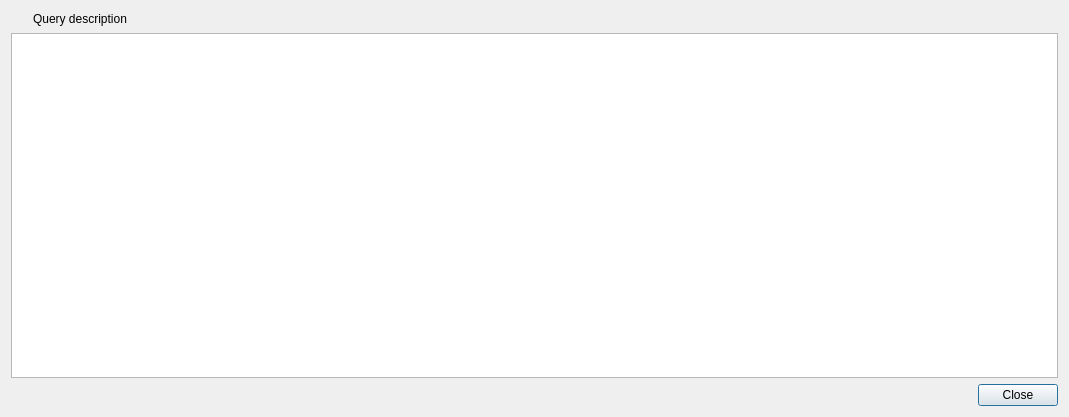
<?xml version="1.0" encoding="UTF-8"?>
<ui version="4.0">
 <class>QueryPathsDialog</class>
 <widget class="QDialog" name="QueryPathsDialog">
  <property name="geometry">
   <rect>
    <x>0</x>
    <y>0</y>
    <width>1069</width>
    <height>417</height>
   </rect>
  </property>
  <property name="windowTitle">
   <string>Query paths</string>
  </property>
  <layout class="QGridLayout" name="gridLayout">
   <item row="0" column="1">
    <widget class="QLabel" name="queryLabel">
     <property name="text">
      <string>Query description</string>
     </property>
     <property name="wordWrap">
      <bool>true</bool>
     </property>
    </widget>
   </item>
   <item row="0" column="0">
    <widget class="InfoTextWidget" name="queryPathsInfoText" native="true">
     <property name="sizePolicy">
      <sizepolicy hsizetype="Fixed" vsizetype="Fixed">
       <horstretch>0</horstretch>
       <verstretch>0</verstretch>
      </sizepolicy>
     </property>
     <property name="minimumSize">
      <size>
       <width>16</width>
       <height>16</height>
      </size>
     </property>
     <property name="toolTip">
      <string>&lt;html&gt;&lt;head/&gt;&lt;body&gt;&lt;p&gt;This table shows information about the possible paths through the graph which represent the query. These paths can be either simple (residing within a single node) or complex (spanning multiple nodes). The columns in the table are as follows: &lt;br/&gt;&lt;br/&gt;&lt;span style=&quot; font-weight:700;&quot;&gt;Path&lt;/span&gt;: This is the query path through the graph, as written in Pathfinder's path notation. The nodes in the path are separated by commas. The start position in the first node is shown in parentheses at the beginning of the path. The end position in the last node is shown in parentheses at the end of the path. &lt;br/&gt;&lt;br/&gt;&lt;span style=&quot; font-weight:700;&quot;&gt;Length&lt;/span&gt;: This is the path length. It is shown in base pairs, whether the query is a nucleotide query or a protein query. &lt;br/&gt;&lt;br/&gt;&lt;span style=&quot; font-weight:700;&quot;&gt;Query covered by path&lt;/span&gt;: This is the fraction of the query which is covered by the path. It is calculated by taking 100% and subtracting the fraction of the query which is not captured by the start and the fraction of the query which is not captured by the end. &lt;br/&gt;&lt;br/&gt;&lt;span style=&quot; font-weight:700;&quot;&gt;Query covered by hits&lt;/span&gt;: This is the fraction of the query which is covered by the hits in this path. Since a path may contain nodes or parts of nodes which are not covered by hits, this value will be less than or equal to the 'Query covered by path' value. &lt;br/&gt;&lt;br/&gt;&lt;span style=&quot; font-weight:700;&quot;&gt;Mean hit identity&lt;/span&gt;: This is the mean of the percent identity for the hits in this path, weighted by the hits' lengths. &lt;br/&gt;&lt;br/&gt;&lt;span style=&quot; font-weight:700;&quot;&gt;Total hit mismatches&lt;/span&gt;: This is the sum of the mismatches for the hits in this path. &lt;br/&gt;&lt;br/&gt;&lt;span style=&quot; font-weight:700;&quot;&gt;Total hit gap opens&lt;/span&gt;: This is the sum of the gap opens for the hits in this path. &lt;br/&gt;&lt;br/&gt;&lt;span style=&quot; font-weight:700;&quot;&gt;Relative length&lt;/span&gt;: This is the length of the path compared to the length for the relevant fraction of the query. A value over 100% indicates that the path is too long; a value under 100% value indicates that the path is too short. &lt;br/&gt;&lt;br/&gt;&lt;span style=&quot; font-weight:700;&quot;&gt;Length discrepancy&lt;/span&gt;: This is the difference in the path length and the length for the relevant fraction of the query. A positive value indicates that the path is too long; a negative value indicates that the path is too short. &lt;br/&gt;&lt;br/&gt;&lt;span style=&quot; font-weight:700;&quot;&gt;E-value product&lt;/span&gt;: This is the product of the e-values for the hits in this path. &lt;/p&gt;&lt;/body&gt;&lt;/html&gt;</string>
     </property>
    </widget>
   </item>
   <item row="2" column="0" colspan="2">
    <widget class="QDialogButtonBox" name="buttonBox">
     <property name="orientation">
      <enum>Qt::Horizontal</enum>
     </property>
     <property name="standardButtons">
      <set>QDialogButtonBox::Close</set>
     </property>
    </widget>
   </item>
   <item row="1" column="0" colspan="2">
    <widget class="QTableView" name="tableView"/>
   </item>
  </layout>
 </widget>
 <customwidgets>
  <customwidget>
   <class>InfoTextWidget</class>
   <extends>QWidget</extends>
   <header>widgets/infotextwidget.h</header>
   <container>1</container>
  </customwidget>
 </customwidgets>
 <resources/>
 <connections>
  <connection>
   <sender>buttonBox</sender>
   <signal>accepted()</signal>
   <receiver>QueryPathsDialog</receiver>
   <slot>accept()</slot>
   <hints>
    <hint type="sourcelabel">
     <x>248</x>
     <y>254</y>
    </hint>
    <hint type="destinationlabel">
     <x>157</x>
     <y>274</y>
    </hint>
   </hints>
  </connection>
  <connection>
   <sender>buttonBox</sender>
   <signal>rejected()</signal>
   <receiver>QueryPathsDialog</receiver>
   <slot>reject()</slot>
   <hints>
    <hint type="sourcelabel">
     <x>316</x>
     <y>260</y>
    </hint>
    <hint type="destinationlabel">
     <x>286</x>
     <y>274</y>
    </hint>
   </hints>
  </connection>
 </connections>
</ui>
